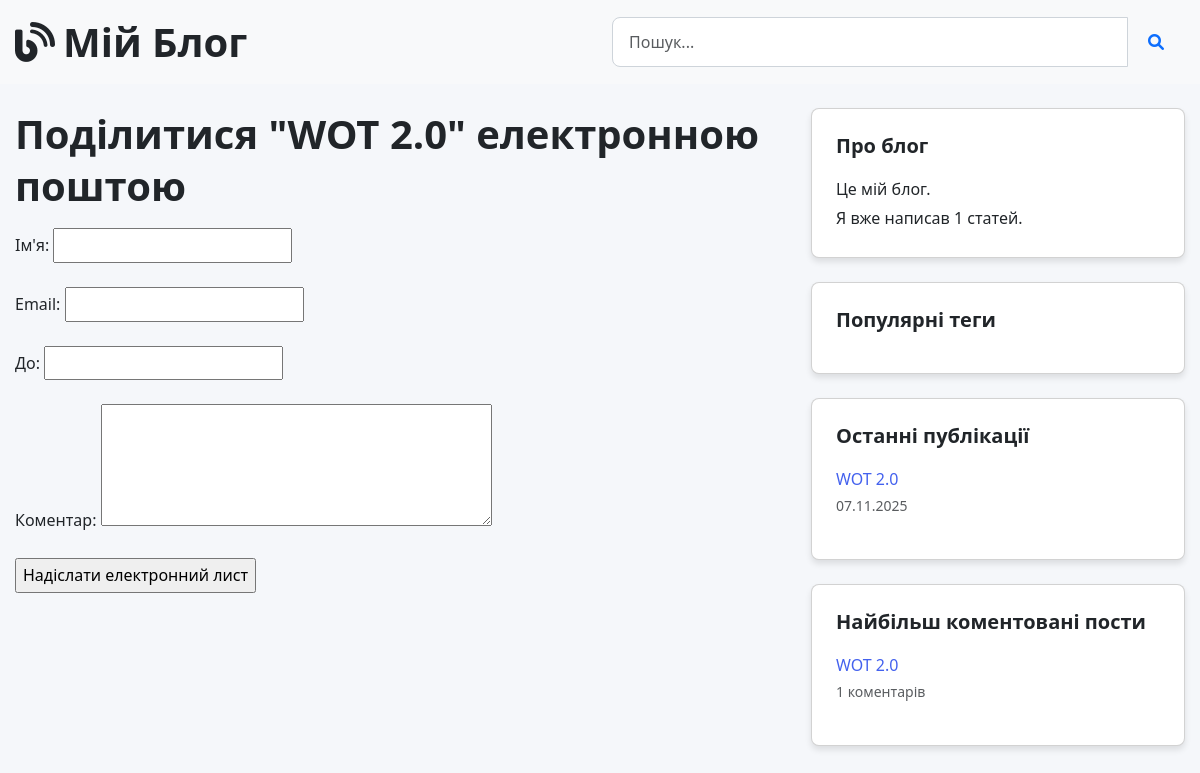
The app's page /2/share/ with its own data.
### blog/models.py (models this page shows, shortened)
class Post(models.Model):
    class Status(models.TextChoices):
        DRAFT = 'DF', 'Draft'
        PUBLISHED = 'PB', 'Published'
    title = models.CharField(max_length=250)
    slug = models.SlugField(max_length=250, unique_for_date='publish')
    author = models.ForeignKey(User, on_delete=models.CASCADE, related_name='blog_posts')
    body = models.TextField()
    publish = models.DateTimeField(default=timezone.now)
    created = models.DateTimeField(auto_now_add=True)
    updated = models.DateTimeField(auto_now=True)
    status = models.CharField(max_length=2, choices=Status.choices, default=Status.DRAFT)
    objects = models.Manager()  # менеджер за замовчуванням
    published = PublishedManager()  # спеціальний менеджер
    tags = TaggableManager()
    class Meta:
        ordering = ['-publish']
        indexes = [
            models.Index(fields=['-publish']),
        ]
    def get_absolute_url(self):
        return reverse('blog:post_detail',
                       args=[self.publish.year,
                             self.publish.month,
                             self.publish.day,
                             self.slug])

### blog/views.py (the view)
# urls.py: path('<int:post_id>/share/', views.post_share, name='post_share'),
def post_share(request, post_id):
    post = get_object_or_404(Post, id=post_id, status=Post.Status.PUBLISHED)
    sent = False
    if request.method == 'POST':
        form = EmailPostForm(request.POST)
        if form.is_valid():
            cd = form.cleaned_data
            post_url = request.build_absolute_uri(post.get_absolute_url())
            subject = f"{cd['name']} радить вам прочитати " \
                     f"{post.title}"
            message = f"Прочитайте '{post.title}' за посиланням {post_url}\n\n" \
                     f"{cd['name']} залишив(ла) коментар: {cd['comments']}"
            send_mail(subject, message, 'krolvalakasa@gmail.com', [cd['to']])
            sent = True
    else:
        form = EmailPostForm()
    return render(request, 'blog/post/share.html', {
        'post': post,
        'form': form,
        'sent': sent
    })

### blog/forms.py
class EmailPostForm(forms.Form):
    name = forms.CharField(max_length=25, label='Ім\'я')
    email = forms.EmailField(label='Email')
    to = forms.EmailField(label='До')
    comments = forms.CharField(required=False,
                             widget=forms.Textarea(attrs={'rows': 4}),
                             label='Коментар')

### blog/models.py (called while the page is built)
    def get_queryset(self):
        return super().get_queryset().filter(status=Post.Status.PUBLISHED)

### blog/templatetags/blog_tags.py (called while the page is built)
@register.simple_tag
def total_posts():
    return Post.published.count()

@register.inclusion_tag('blog/post/latest_posts.html')
def show_latest_posts(count=5):
    latest_posts = Post.published.order_by('-publish')[:count]
    return {'latest_posts': latest_posts}

@register.simple_tag
def get_most_commented_posts(count=5):
    return Post.published.annotate(
        total_comments=Count('comments')
    ).order_by('-total_comments')[:count]

### templates/blog/post/share.html (shortened to what this page needs)
{% extends "blog/base.html" %}
{% block content %}
  <h1>Поділитися "{{ post.title }}" електронною поштою</h1>
  {% if sent %}
    <h2>Лист успішно надіслано!</h2>
    <p>
      "{{ post.title }}" було успішно надіслано до {{ form.cleaned_data.to }}.
    </p>
    <p><a href="{{ post.get_absolute_url }}">Повернутися до публікації</a></p>
  {% else %}
    <form method="post">
      {{ form.as_p }}
      <input type="submit" value="Надіслати електронний лист">
    </form>
  {% endif %}
{% endblock %}

### templates/blog/base.html (shortened to what this page needs)
{% load static %}
{% load blog_tags %}
<!DOCTYPE html>
<html lang="uk">
<head>
    <link href="https://cdn.jsdelivr.net/npm/bootstrap@5.3.0/dist/css/bootstrap.min.css" rel="stylesheet">
    <link href="{% static 'css/blog.css' %}" rel="stylesheet">
    <link rel="stylesheet" href="https://cdnjs.cloudflare.com/ajax/libs/font-awesome/6.0.0/css/all.min.css">
</head>
<body>
    <header class="bg-light py-3 mb-4">
        <div class="container">
            <div class="row align-items-center">
                <div class="col-md-6">
                    <h1 class="mb-0">
                        <a href="{% url 'blog:post_list' %}" class="text-decoration-none text-dark">
                            <i class="fas fa-blog me-2"></i>Мій Блог
                        </a>
                    </h1>
                </div>
                <div class="col-md-6">
                    <form class="d-flex" action="{% url 'blog:post_list' %}" method="get">
                        <div class="input-group">
                            <input type="text"
                                   name="query"
                                   class="form-control"
                                   placeholder="Пошук..."
                                   aria-label="Search"
                                   value="{{ request.GET.query|default:'' }}">
                            <button class="btn btn-outline-primary" type="submit" id="button-search">
                                <i class="fas fa-search"></i>
                            </button>
                        </div>
                    </form>
                </div>
            </div>
        </div>
    </header>
    <div class="container">
        <div class="row">
            <div class="col-lg-8">
                {% block content %}{% endblock %}
            </div>
            <div class="col-lg-4">
                <div class="card mb-4">
                    <div class="card-body">
                        <h5 class="card-title">Про блог</h5>
                        <p class="card-text">Це мій блог.<br>
                        Я вже написав {% total_posts %} статей.
                        </p>
                    </div>
                </div>
                <div class="card mb-4">
                    <div class="card-body">
                        <h5 class="card-title">Популярні теги</h5>
                    </div>
                </div>
                <div class="card mb-4">
                    <div class="card-body">
                        <h5 class="card-title">Останні публікації</h5>
                        {% show_latest_posts 3 %}
                    </div>
                </div>
                <div class="card">
                    <div class="card-body">
                        <h5 class="card-title">Найбільш коментовані пости</h5>
                        {% get_most_commented_posts 3 as most_commented_posts %}
                        <ul class="list-unstyled">
                            {% for post in most_commented_posts %}
                                <li class="mb-2">
                                    <a href="{{ post.get_absolute_url }}" class="text-decoration-none">
                                        {{ post.title }}
                                    </a>
                                    <div class="text-muted small">
                                        {{ post.comments.count }} коментар{{ post.comments.count|pluralize:"ів,и" }}
                                    </div>
                                </li>
                            {% empty %}
                                <li class="text-muted">Ще немає коментарів</li>
                            {% endfor %}
                        </ul>
                    </div>
                </div>
            </div>
        </div>
    </div>
</body>
</html>

### templates/blog/post/latest_posts.html
<ul class="list-unstyled">
    {% for post in latest_posts %}
    <li class="mb-2">
        <a href="{{ post.get_absolute_url }}" class="text-decoration-none">
            {{ post.title }}
        </a>
        <div class="text-muted small">{{ post.publish|date:"d.m.Y" }}</div>
    </li>
    {% endfor %}
</ul>

### static/css/blog.css (style rules this page uses)
:root { --primary-color: #4361ee; --secondary-color: #3f37c9; --accent-color: #4895ef; --light-color: #f8f9fa; --dark-color: #212529; --gray-color: #6c757d; --success-color: #4bb543; --danger-color: #dc3545; --warning-color: #ffc107; --info-color: #17a2b8; --border-radius: 8px; --box-shadow: 0 4px 6px rgba(0, 0, 0, 0.1); --transition: all 0.3s ease; }
body { font-family: 'Segoe UI', Tahoma, Geneva, Verdana, sans-serif; line-height: 1.8; color: var(--dark-color); background-color: #f5f7fa; margin: 0; padding: 0; min-height: 100vh; display: flex; flex-direction: column; }
h1, h2, h3, h4, h5, h6 { font-weight: 700; line-height: 1.3; margin-top: 0; margin-bottom: 1rem; color: var(--dark-color); }
h1 { font-size: 2.5rem; }
p { margin-top: 0; margin-bottom: 1.5rem; }
a { color: var(--primary-color); text-decoration: none; transition: var(--transition); }
.container { width: 100%; max-width: 1200px; margin: 0 auto; padding: 0 15px; }
.card { background: white; border-radius: var(--border-radius); box-shadow: var(--box-shadow); margin-bottom: 1.5rem; overflow: hidden; transition: var(--transition); }
.card-body { padding: 1.5rem; }
.card-title { margin-top: 0; margin-bottom: 1rem; font-size: 1.25rem; }
.btn { display: inline-block; font-weight: 500; text-align: center; white-space: nowrap; vertical-align: middle; user-select: none; border: 1px solid transparent; padding: 0.5rem 1.25rem; font-size: 1rem; line-height: 1.5; border-radius: var(--border-radius); transition: var(--transition); cursor: pointer; }
.form-control { display: block; width: 100%; padding: 0.75rem 1rem; font-size: 1rem; line-height: 1.5; color: #495057; background-color: #fff; background-clip: padding-box; border: 1px solid #ced4da; border-radius: var(--border-radius); transition: border-color 0.15s ease-in-out, box-shadow 0.15s ease-in-out; }
.mb-2 { margin-bottom: 1rem; }
.mb-4 { margin-bottom: 2rem; }
.py-3 { padding-top: 1.5rem; padding-bottom: 1.5rem; }

### records on screen
Post: title "WOT 2.0", publish "07.11.2025", comments.count "1"
